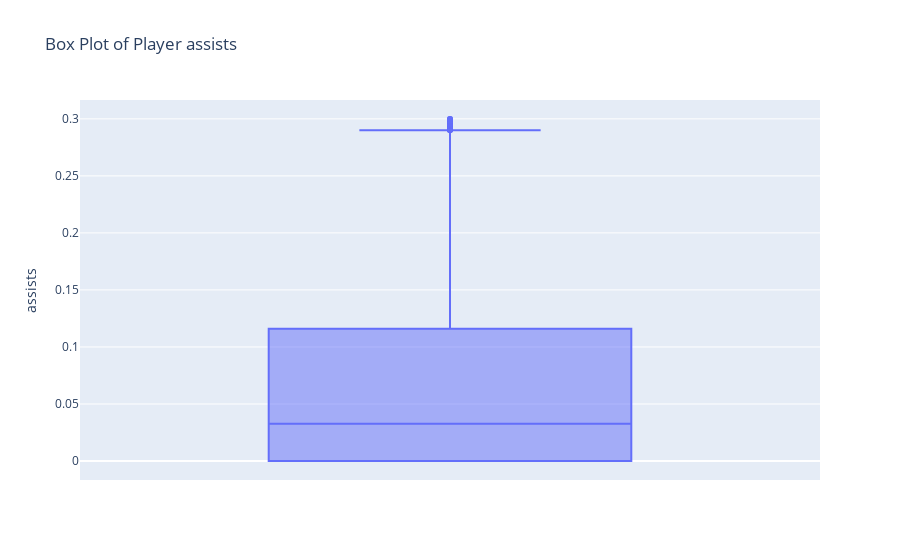

Write notebook code for a chart like this one.
### Code cell
df_filtered = df[df['assists'] <.3]

# Create a box plot for the filtered data
fig = px.box(df_filtered, y='assists', title="Box Plot of Player assists ")

# Show the plot
fig.show()

### Figure 1 — Plotly figure (JSON) as saved in the notebook; plotly's stock layout.template omitted (floating-point values rounded to 4 significant figures; data arrays with more than 128 entries replaced by an {"elided": "..."} marker saying what was removed)
{"data": [{"alignmentgroup": "True", "hovertemplate": "assists=%{y}<extra></extra>", "legendgroup": "", "marker": {"color": "#636efa"}, "name": "", "notched": false, "offsetgroup": "", "orientation": "v", "showlegend": false, "type": "box", "x0": " ", "xaxis": "x", "y": {"elided": "10193 float values"}, "y0": " ", "yaxis": "y"}], "layout": {"autosize": true, "boxmode": "group", "legend": {"tracegroupgap": 0}, "title": {"text": "Box Plot of Player assists "}, "xaxis": {"anchor": "y", "autorange": true, "domain": [0, 1], "range": [-0.5, 0.5], "type": "category"}, "yaxis": {"anchor": "x", "autorange": true, "domain": [0, 1], "range": [-0.01666, 0.3165], "title": {"text": "assists"}, "type": "linear"}}}
